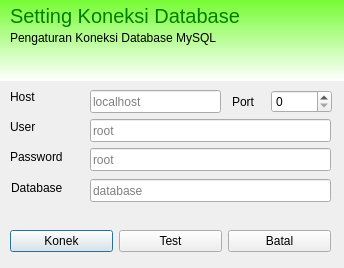
<?xml version="1.0" encoding="UTF-8"?>
<ui version="4.0">
 <class>DatabaseConfig</class>
 <widget class="QDialog" name="DatabaseConfig">
  <property name="geometry">
   <rect>
    <x>0</x>
    <y>0</y>
    <width>344</width>
    <height>268</height>
   </rect>
  </property>
  <property name="windowTitle">
   <string>Konfigurasi Database</string>
  </property>
  <property name="windowIcon">
   <iconset resource="../../glypticon.qrc">
    <normaloff>:/glypticon/glyphicons_136_cogwheel.png</normaloff>:/glypticon/glyphicons_136_cogwheel.png</iconset>
  </property>
  <property name="styleSheet">
   <string notr="true"/>
  </property>
  <widget class="QLineEdit" name="lHost">
   <property name="geometry">
    <rect>
     <x>90</x>
     <y>90</y>
     <width>131</width>
     <height>23</height>
    </rect>
   </property>
   <property name="placeholderText">
    <string>localhost</string>
   </property>
  </widget>
  <widget class="QLineEdit" name="lUser">
   <property name="geometry">
    <rect>
     <x>90</x>
     <y>119</y>
     <width>241</width>
     <height>23</height>
    </rect>
   </property>
   <property name="placeholderText">
    <string>root</string>
   </property>
  </widget>
  <widget class="QLineEdit" name="lPass">
   <property name="geometry">
    <rect>
     <x>90</x>
     <y>148</y>
     <width>241</width>
     <height>23</height>
    </rect>
   </property>
   <property name="echoMode">
    <enum>QLineEdit::Password</enum>
   </property>
   <property name="placeholderText">
    <string>root</string>
   </property>
  </widget>
  <widget class="QLabel" name="label">
   <property name="geometry">
    <rect>
     <x>10</x>
     <y>89</y>
     <width>54</width>
     <height>15</height>
    </rect>
   </property>
   <property name="text">
    <string>Host</string>
   </property>
  </widget>
  <widget class="QLabel" name="label_2">
   <property name="geometry">
    <rect>
     <x>10</x>
     <y>119</y>
     <width>54</width>
     <height>15</height>
    </rect>
   </property>
   <property name="text">
    <string>User</string>
   </property>
  </widget>
  <widget class="QLabel" name="label_3">
   <property name="geometry">
    <rect>
     <x>10</x>
     <y>149</y>
     <width>81</width>
     <height>16</height>
    </rect>
   </property>
   <property name="text">
    <string>Password</string>
   </property>
  </widget>
  <widget class="QLabel" name="label_5">
   <property name="geometry">
    <rect>
     <x>11</x>
     <y>180</y>
     <width>71</width>
     <height>16</height>
    </rect>
   </property>
   <property name="text">
    <string>Database</string>
   </property>
  </widget>
  <widget class="QWidget" name="layoutWidget1">
   <property name="geometry">
    <rect>
     <x>232</x>
     <y>89</y>
     <width>100</width>
     <height>26</height>
    </rect>
   </property>
   <layout class="QHBoxLayout" name="horizontalLayout">
    <item>
     <widget class="QLabel" name="label_4">
      <property name="text">
       <string>Port </string>
      </property>
     </widget>
    </item>
    <item>
     <widget class="QSpinBox" name="spinBox">
      <property name="toolTip">
       <string>Port: Biarkan Saja Jika Menggunakan Default MySql</string>
      </property>
      <property name="maximum">
       <number>10000</number>
      </property>
     </widget>
    </item>
   </layout>
  </widget>
  <widget class="QWidget" name="layoutWidget">
   <property name="geometry">
    <rect>
     <x>10</x>
     <y>229</y>
     <width>321</width>
     <height>25</height>
    </rect>
   </property>
   <layout class="QHBoxLayout" name="horizontalLayout_2">
    <item>
     <widget class="QPushButton" name="pSimpan">
      <property name="styleSheet">
       <string notr="true"/>
      </property>
      <property name="text">
       <string>Konek</string>
      </property>
     </widget>
    </item>
    <item>
     <widget class="QPushButton" name="pTest">
      <property name="text">
       <string>Test</string>
      </property>
     </widget>
    </item>
    <item>
     <widget class="QPushButton" name="pushButton_2">
      <property name="text">
       <string>Batal</string>
      </property>
     </widget>
    </item>
   </layout>
  </widget>
  <widget class="QLineEdit" name="lDatabase">
   <property name="geometry">
    <rect>
     <x>90</x>
     <y>179</y>
     <width>241</width>
     <height>23</height>
    </rect>
   </property>
   <property name="echoMode">
    <enum>QLineEdit::Normal</enum>
   </property>
   <property name="placeholderText">
    <string>database</string>
   </property>
  </widget>
  <widget class="QLabel" name="label_6">
   <property name="geometry">
    <rect>
     <x>10</x>
     <y>0</y>
     <width>321</width>
     <height>31</height>
    </rect>
   </property>
   <property name="styleSheet">
    <string notr="true">font-size: 20px;
color: green;</string>
   </property>
   <property name="text">
    <string>Setting Koneksi Database</string>
   </property>
  </widget>
  <widget class="QLabel" name="label_7">
   <property name="geometry">
    <rect>
     <x>-10</x>
     <y>0</y>
     <width>481</width>
     <height>81</height>
    </rect>
   </property>
   <property name="styleSheet">
    <string notr="true">background-color: qlineargradient(spread:pad, x1:0.492, y1:0, x2:0.492, y2:1, stop:0 rgba(85, 255, 0, 200), stop:1 rgba(255, 255, 255, 255));</string>
   </property>
   <property name="text">
    <string/>
   </property>
  </widget>
  <widget class="QLabel" name="label_8">
   <property name="geometry">
    <rect>
     <x>10</x>
     <y>30</y>
     <width>301</width>
     <height>16</height>
    </rect>
   </property>
   <property name="text">
    <string>Pengaturan Koneksi Database MySQL</string>
   </property>
  </widget>
  <zorder>layoutWidget1</zorder>
  <zorder>lHost</zorder>
  <zorder>lUser</zorder>
  <zorder>lPass</zorder>
  <zorder>label</zorder>
  <zorder>label_2</zorder>
  <zorder>label_3</zorder>
  <zorder>label_5</zorder>
  <zorder>layoutWidget</zorder>
  <zorder>lDatabase</zorder>
  <zorder>label_7</zorder>
  <zorder>label_6</zorder>
  <zorder>label_8</zorder>
 </widget>
 <tabstops>
  <tabstop>lHost</tabstop>
  <tabstop>spinBox</tabstop>
  <tabstop>lUser</tabstop>
  <tabstop>lPass</tabstop>
  <tabstop>lDatabase</tabstop>
  <tabstop>pSimpan</tabstop>
  <tabstop>pTest</tabstop>
  <tabstop>pushButton_2</tabstop>
 </tabstops>
 <resources>
  <include location="../../glypticon.qrc"/>
 </resources>
 <connections/>
</ui>
